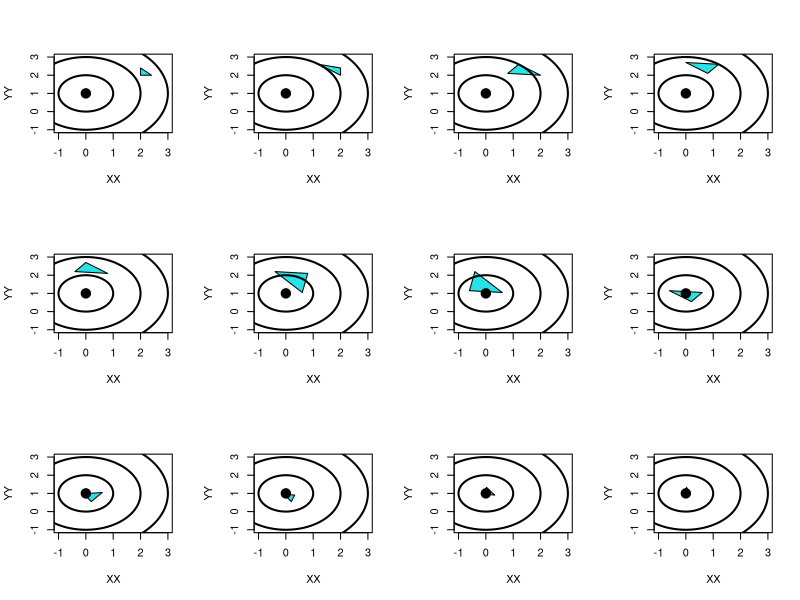
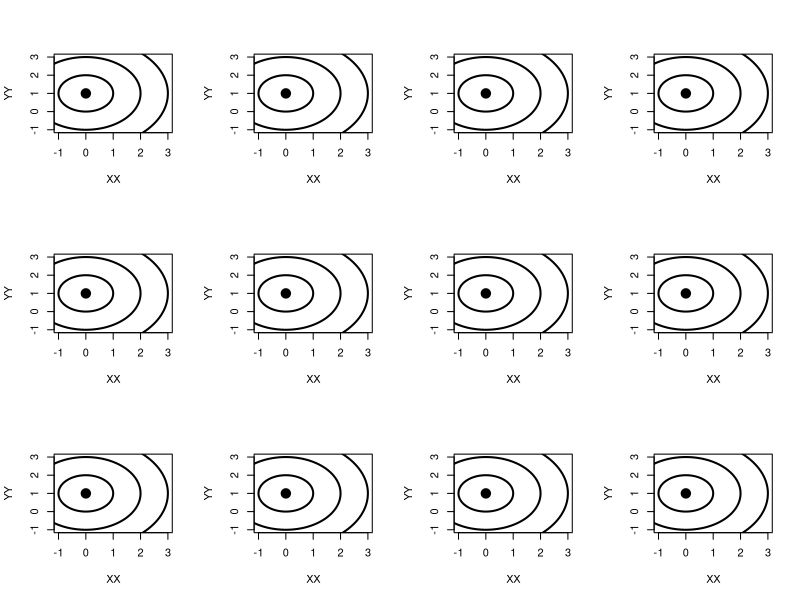
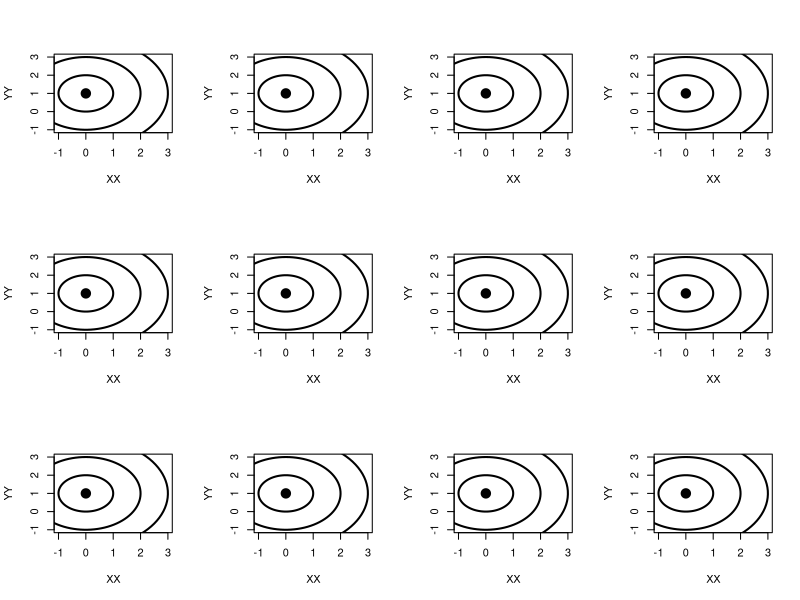
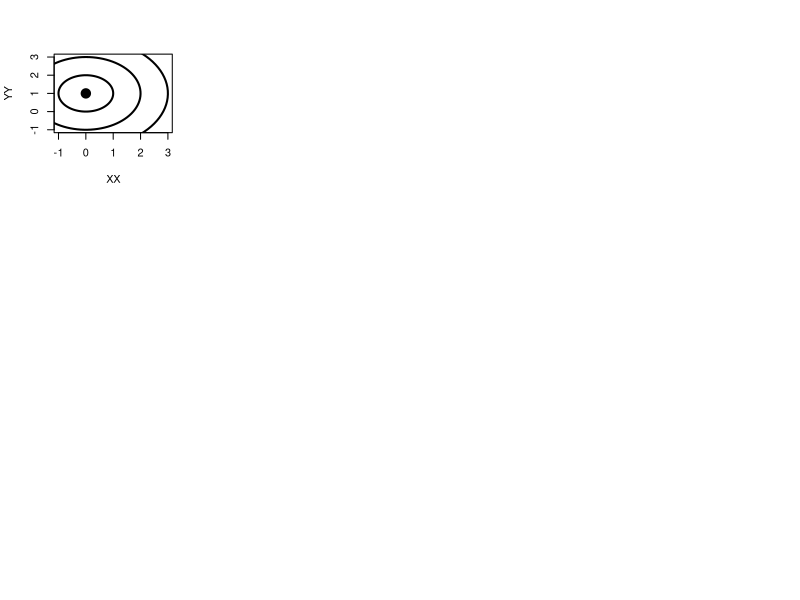
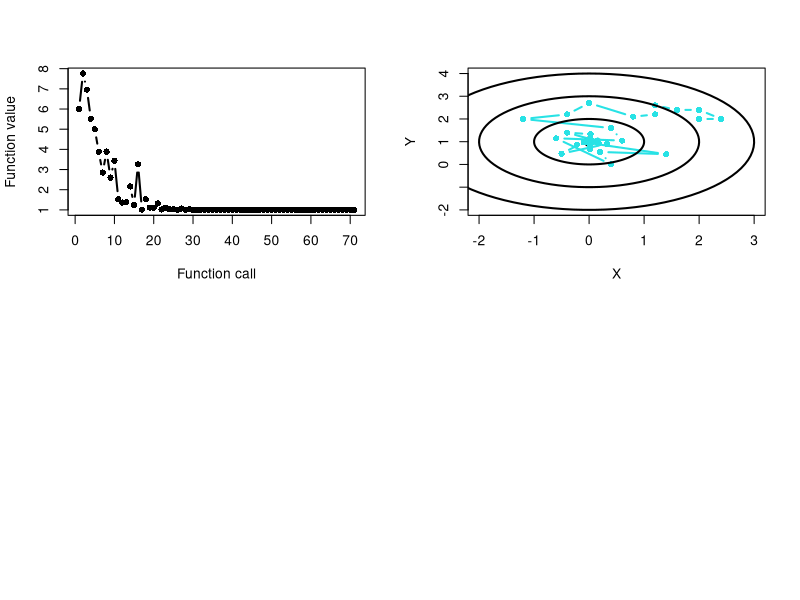

These charts were generated, in order, by the following R code:
# ==============================================================================================================================================================================

Fit<-function(Xinit,Ndim,FUNK,doGraph=F)
{
 # Set up some basics
 Tol <- 0.00000001
 GRD <- 1.2

 # Set up storage
 P <- matrix(0,Ndim+1,Ndim)
 XO <- rep(0,Ndim)
 Y <- rep(0,Ndim)

 # Set up the initial simplex
 PVecs <- NULL
 PVals <- NULL
 for (I in 1:(Ndim+1))
  {
    P[I,] <- Xinit
    if (I > 1) P[I,I-1] <- GRD*P[I,I-1]
    XO <- P[I,] 
    Y[I] <- FUNK(XO)
    PVals <- c(PVals,Y[I])
    PVecs <- c(PVecs,XO)
  }
 print(PVecs)
 
 ZZ <- Amoeba(P,Y,Ndim,Tol,FUNK,PVals,PVecs,T)
 print(ZZ)
 print(ZZ$Zfin)
 print(ZZ$Sol)

 if (doGraph)
  {
   par(mfrow=c(2,2))
   X <- seq(1,ZZ$Nfunc,1)
   Y <- ZZ$TraceY
   plot(X,Y,xlab="Function call",ylab="Function value",type='b',pch=16,lwd=2)
   X <- NULL; Y <-NULL
   for (I in 1:ZZ$Nfunc)
    {
     X <- c(X,ZZ$TraceX[(I-1)*2+1])
     Y <- c(Y,ZZ$TraceX[(I-1)*2+2])
    }
    plot(X,Y,xlim=c(-2,3),ylim=c(-2,4),type='n',lwd=2)
   lines(c(0,0),c(1,1),lwd=10,pch=16,csi=10)
   lines(X,Y,col=5,lty=1,lwd=2,type='b',pch=16)
   TT <- seq(0,2*pi,length=100)
   for (I in 1:3)
     {
      XX <- I*sin(TT)
      YY <- 1+I*cos(TT)
      lines(XX,YY,lty=1,lwd=2)
     } 
 }

}

# ==============================================================================================================================================================================

Amoeba<-function(P,Y,Ndim,Ftol,FUNK,PVals,PVecs,doPlot)
{
 # Fixed parameters (expansion, contraction, extra expansion)
 ALPHA <- 1; BETA <- 0.5; GAMMA <- 2; Mpnts <- Ndim+1   
    
 # Temporary storage    
 PR <- rep(0,Ndim)
 PRR <- rep(0,Ndim)
 Pbar <- rep(0,Ndim)
    
 print("In")    
 print(Ndim)
 print(Ftol)
 print(P)
 print(Y)
 print("here")
 
 if (doPlot) par(mfrow=c(3,4))
 for (Iter in 1:500)
  {
    # Plot the simplex?
    if (doPlot)
     {
      XX <- c(P[1,1],P[2,1],P[3,1],P[1,1])
      YY <- c(P[1,2],P[2,2],P[3,2],P[1,2])
      plot(XX,YY,xlim=c(-1,3),ylim=c(-1,3),type='n',lwd=2)
      polygon(XX,YY,col=5)
      lines(c(0,0),c(1,1),lwd=10,pch=16,csi=10)
      TT <- seq(0,2*pi,length=100)
      for (I in 1:3)
       {
        XX <- I*sin(TT)
        YY <- 1+I*cos(TT)
        lines(XX,YY,lty=1,lwd=2)
       } 
     }
    
   # Find the highest (worst), next-highest, and lowest (best)
   ILO <- 1;
   if (Y[1] > Y[2]) 
    { IHI <- 1; INHI <- 2 }
   else
    { IHI <- 2; INHI <- 1 }     
   for (I in 1:Mpnts)
   {
     if (Y[I] < Y[ILO]) ILO <- I
     if (Y[I] > Y[IHI])
      {
        INHI <- IHI; IHI <- I 
      }
     else   
      if ((Y[I] > Y[INHI]) & (I != IHI)) INHI <- I
   }  

    # Check for convergence
    Rtol <- 2.0*abs(Y[IHI]-Y[ILO])/(abs(Y[IHI]) + abs(Y[ILO]))
    if (Rtol < Ftol) break;
    
    # Begin a new iteration (set up the average of the NON-highest points
   Pbar <- rep(0,Ndim)
    for (I in 1:Mpnts)
     if (I != IHI)
      {
       for (J in 1:Ndim)    
         Pbar[J] <- Pbar[J] + P[I,J]
      }     
    # Reflect the simplest through the highest point and compute the function
    for (J in 1:Ndim)
     {
      Pbar[J] <- Pbar[J] / Ndim
      PR[J] <-  (1.0 + ALPHA)*Pbar[J] - ALPHA*P[IHI,J]
     }  
    YPR = FUNK(PR) 
   PVecs <- c(PVecs,PR)
   PVals <- c(PVals,YPR)
    
    # Is the new point better than the last
    if (YPR <= Y[ILO])
     {
    # Improved so keep trying in this direction
      for (J in 1:Ndim)
       PRR[J] <- GAMMA*PR[J] + (1-GAMMA)*Pbar[J]
      YPRR <- FUNK(PRR)
     PVecs <- c(PVecs,PRR)
     PVals <- c(PVals,YPRR)

      # Keep PRR or PR depending on which leads to a lower function value   
      if (YPRR < Y[ILO])
       { P[IHI,] <- PRR; Y[IHI] <- YPRR }
      else
       { P[IHI,] <- PR; Y[IHI] <- YPR }
     }   
    else
      # Whoops, at least as bad as the second worst point
     if (YPR >= Y[INHI]) 
      {

       # Replace the worst point if this point is worse than the worst
       if (YPR < Y[IHI])
        {P[IHI,] <- PR; Y[IHI] <- YPR }

       # contract - this wasn't the way forward
        for (J in 1:Ndim)
         PRR[J] <- BETA*P[IHI,J] + (1 - BETA)*Pbar[J]
       YPRR <- FUNK(PRR) 
       PVecs <- c(PVecs,PRR)
       PVals <- c(PVals,YPRR)

       # contraction gave an improvement
       if (YPRR < Y[IHI])
        { P[IHI,] <- PRR; Y[IHI] <- YPRR }
       else
        {
         # Nothing seemed to help so contract towards the lowest point
         for (I in 1:Mpnts)   
           if (I != ILO)
           {
             for (J in 1:Ndim)
              { PR[J] = 0.5*(P[I,J]+P[ILO,J]); 
                P[I,J] <- PR[J] }
             Y[I] <- FUNK(PR)
            PVecs <- c(PVecs,PR)
            PVals <- c(PVals,Y[I])
           }
        }
      }
   else
     # Not best but better than worst so replce
    {P[IHI,] <- PR; Y[IHI] <- YPR }
   ItOut <- Iter
  }
    
 Xout <- P[ILO,]
 Sout <- FUNK(Xout)

 # Return
 ZZ <- NULL
 ZZ$Zfin <- Xout
 ZZ$Sol <- Sout
 ZZ$TraceY <- PVals
 ZZ$TraceX <- PVecs
 ZZ$Dim <- Ndim
 ZZ$NIter <- ItOut
 ZZ$Nfunc <- length(PVals)
 return(ZZ)
}

# ==============================================================================================================================================================================
g <- function(x) { return(1+x[1]*x[1]+(x[2]-1)*(x[2]-1)) }

test <- function()
{
 X<- c(2,2)     
 Fit(X,2,g,T)   

}

test()
